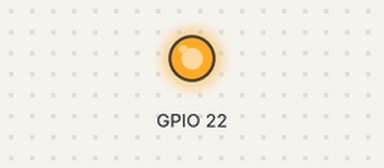
A program run on a simulated Raspberry Pi (BCM pin numbers). On the bench: output pins drawn as LEDs (lit = HIGH). What the program prints to the terminal is not drawn.

Above: at 1.5 s.
At 4.5 s:
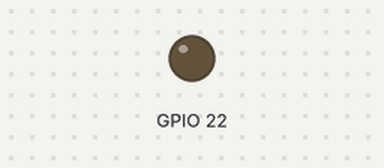
Timing chart, 0 to 7.8 s (numbered marks = the images above):
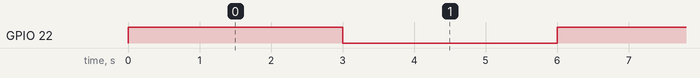

Measured:
- by itself, GPIO 22: alternates HIGH for 3.0 s and LOW for 3.0 s

The program:

blinker.py
```python
# External module imports
import RPi.GPIO as GPIO
import time

GPIO.setmode(GPIO.BCM)
GPIO.setup(22, GPIO.OUT)

print("Press CTRL-C to exit")

try:
	while 1:
		GPIO.output(22, GPIO.HIGH)
		time.sleep(3)
		GPIO.output(22, GPIO.LOW)
		time.sleep(3)

except KeyboardInterrupt: # If CTRL+C is pressed, exit cleanly:
	GPIO.cleanup() # cleanup all GPIO
```
